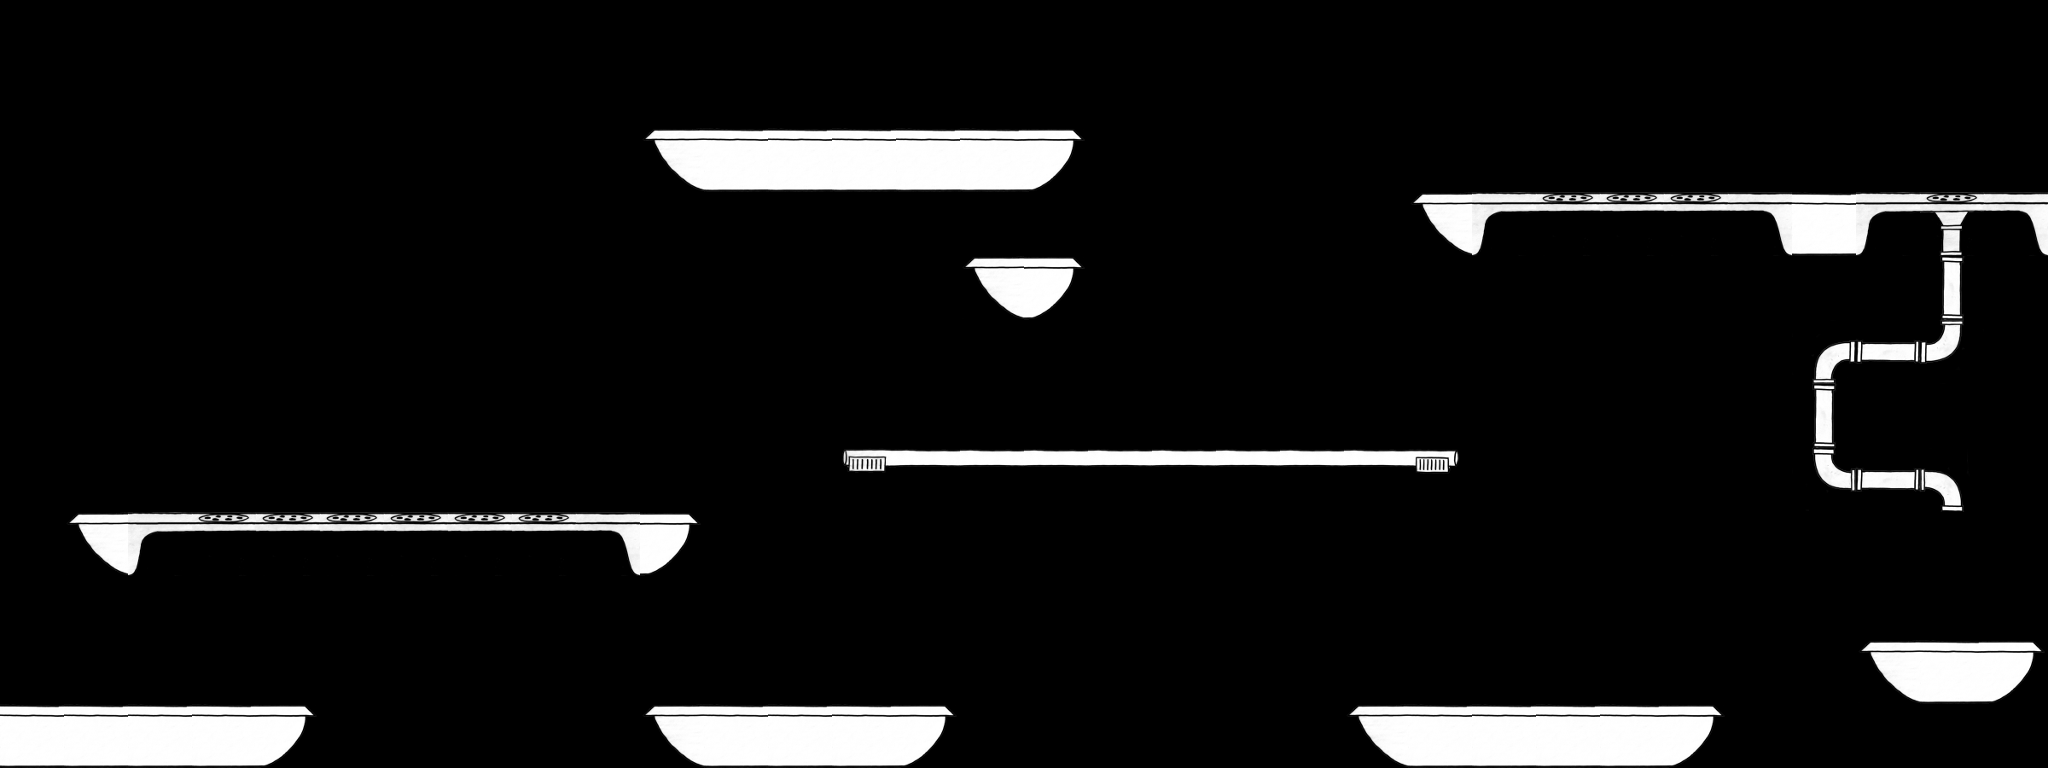

This is a level from a 2D game, rendered from its Tiled map with the project's own tilesets. A one-line summary and the complete map file follow:
An orthogonal 32x12 tile map with 64x64 px tiles, 2 tile layers (platforms, ducts), 4 tilesets and 3 objects.

<map version="1.0" orientation="orthogonal" renderorder="right-down" width="32" height="12" tilewidth="64" tileheight="64" nextobjectid="4">
 <tileset firstgid="1" name="pipes" tilewidth="64" tileheight="64" tilecount="6" columns="3">
  <image source="tiles/all_pipes.png" width="192" height="128" />
 </tileset>
 <tileset firstgid="7" name="fans" tilewidth="64" tileheight="64" tilecount="4" columns="4">
  <image source="tiles/fans.png" width="256" height="64" />
 </tileset>
 <tileset firstgid="11" name="grates" tilewidth="64" tileheight="64" tilecount="4" columns="4">
  <image source="tiles/grates.png" width="256" height="64" />
 </tileset>
 <tileset firstgid="15" name="platforms" tilewidth="64" tileheight="64" tilecount="6" columns="3">
  <image source="tiles/platforms.png" width="192" height="128" />
 </tileset>
 <layer name="platforms" width="32" height="12">
  <data encoding="csv">
0,0,0,0,0,0,0,0,0,0,0,0,0,0,0,0,0,0,0,0,0,0,0,0,0,0,0,0,0,0,0,0,
0,0,0,0,0,0,0,0,0,0,0,0,0,0,0,0,0,0,0,0,0,0,0,0,0,0,0,0,0,0,0,0,
0,0,0,0,0,0,0,0,0,0,15,16,16,16,16,16,17,0,0,0,0,0,0,0,0,0,0,0,0,0,0,0,
0,0,0,0,0,0,0,0,0,0,0,0,0,0,0,0,0,0,0,0,0,0,15,11,12,12,12,13,16,11,14,13,
0,0,0,0,0,0,0,0,0,0,0,0,0,0,0,15,17,0,0,0,0,0,0,0,0,0,0,0,0,0,6,0,
0,0,0,0,0,0,0,0,0,0,0,0,0,0,0,0,0,0,0,0,0,0,0,0,0,0,0,0,1,3,5,0,
0,0,0,0,0,0,0,0,0,0,0,0,0,0,0,0,0,0,0,0,0,0,0,0,0,0,0,0,6,0,0,0,
0,0,0,0,0,0,0,0,0,0,0,0,0,0,0,0,0,0,0,0,0,0,0,0,0,0,0,0,4,3,2,0,
0,15,11,12,12,12,12,12,12,13,17,0,0,0,0,0,0,0,0,0,0,0,0,0,0,0,0,0,0,0,0,0,
0,0,0,0,0,0,0,0,0,0,0,0,0,0,0,0,0,0,0,0,0,0,0,0,0,0,0,0,0,0,0,0,
0,0,0,0,0,0,0,0,0,0,0,0,0,0,0,0,0,0,0,0,0,0,0,0,0,0,0,0,0,15,16,17,
16,16,16,16,17,0,0,0,0,0,15,16,16,16,17,0,0,0,0,0,0,15,16,16,16,16,17,0,0,0,0,0
</data>
 </layer>
 <objectgroup name="fans">
  <object id="1" gid="7" x="102" y="518" width="64" height="64" />
  <object id="2" gid="9" x="991" y="264" width="64" height="64" />
  <object id="3" gid="7" x="1449.58" y="201.01" width="64" height="64" />
 </objectgroup>
 <layer name="ducts" width="32" height="12">
  <data encoding="csv">
0,0,0,0,0,0,0,0,0,0,0,0,0,0,0,0,0,0,0,0,0,0,0,0,0,0,0,0,0,0,0,0,
0,0,0,0,0,0,0,0,0,0,0,0,0,0,0,0,0,0,0,0,0,0,0,0,0,0,0,0,0,0,0,0,
0,0,0,0,0,0,0,0,0,0,0,0,0,0,0,0,0,0,0,0,0,0,0,0,0,0,0,0,0,0,0,0,
0,0,0,0,0,0,0,0,0,0,0,0,0,0,0,0,0,0,0,0,0,0,0,0,0,0,0,0,0,0,0,0,
0,0,0,0,0,0,0,0,0,0,0,0,0,0,0,0,0,0,0,0,0,0,0,0,0,0,0,0,0,0,0,0,
0,0,0,0,0,0,0,0,0,0,0,0,0,0,0,0,0,0,0,0,0,0,0,0,0,0,0,0,0,0,0,0,
0,0,0,0,0,0,0,0,0,0,0,0,0,0,0,0,0,0,0,0,0,0,0,0,0,0,0,0,0,0,0,0,
0,0,0,0,0,0,0,0,0,0,0,0,0,18,19,19,19,19,19,19,19,19,20,0,0,0,0,0,0,0,0,0,
0,0,0,0,0,0,0,0,0,0,0,0,0,0,0,0,0,0,0,0,0,0,0,0,0,0,0,0,0,0,0,0,
0,0,0,0,0,0,0,0,0,0,0,0,0,0,0,0,0,0,0,0,0,0,0,0,0,0,0,0,0,0,0,0,
0,0,0,0,0,0,0,0,0,0,0,0,0,0,0,0,0,0,0,0,0,0,0,0,0,0,0,0,0,0,0,0,
0,0,0,0,0,0,0,0,0,0,0,0,0,0,0,0,0,0,0,0,0,0,0,0,0,0,0,0,0,0,0,0
</data>
 </layer>
</map>